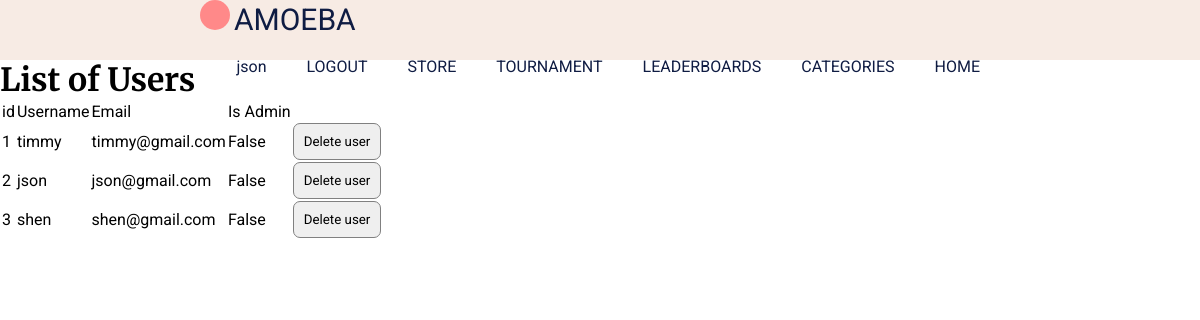
Screenshot of /users (signed in) with the database file from the repository.
### app/models.py (models this page shows, shortened)
class User(UserMixin, db.Model):
  id = db.Column(db.Integer, primary_key=True)
  username = db.Column(db.String(20), unique=True, index=True, nullable=False)
  email = db.Column(db.String(120), unique=True, index=True, nullable=False)
  password_hash = db.Column(db.String(128))
  posted_quizes = db.relationship('Quiz', backref = 'postedby', lazy = 'dynamic')
  attempts = db.relationship('Attempt', backref = 'user', lazy = 'dynamic')
  is_admin = db.Column(db.Boolean, default=False, nullable=False)
  date_joined = db.Column(db.DateTime, index=True, default=datetime.utcnow)

### app/routes.py (the view)
@app.route('/users', methods=['GET', 'POST'])
@login_required
def users():
  deluserform = DeleteUserForm()
  users = User.query.all()
  if deluserform.submitDelete.data and deluserform.validate_on_submit():
    db.session.delete(user)
    db.session.commit()
  return render_template('usersview.html', users=users, deluserform=deluserform)

### app/forms.py
class DeleteUserForm(FlaskForm):
  submitDelete = SubmitField('Delete user')

### app/models.py (called while the page is built)
@login.user_loader
def load_user(id): #retrieve the user object representing the current user from the database
  return User.query.get(int(id)) #flask-login uses string for ids. database uses integers for id

### app/templates/usersview.html (shortened to what this page needs)
{% extends "template.html" %} {% block content%}
<h1>List of Users</h1>
<table>
  <tr>
    <td>id</td>
    <td>Username</td>
    <td>Email</td>
    <td>Is Admin</td>
  </tr>
  {% for u in users %}
  <tr>
    <td>{{ u.id }}</td>
    <td>{{ u.username }}</td>
    <td>{{ u.email }}</td>
    <td>{{ u.is_admin }}</td>
    <td>
      <form method="post" class="tohide">
        <p>{{ deluserform.submitDelete() }}</p>
      </form>
    </td>
  </tr>
  {% endfor %}
</table>
{% endblock %}

### app/templates/template.html (shortened to what this page needs)
<html lang="en">
  <head>
    <link
      rel="stylesheet"
      type="text/css"
      href="{{ url_for('static', filename =
    'styles/content.css')}}"
    />
  </head>
  <body>
    <header>
      <div class="header-content">
        <div class="logo">
          <div id="amoeba-logo"></div>
          <span id="logo-text">AMOEBA</span>
        </div>
        <u1 class="navigation">
          <a href="{{ url_for('index') }}">HOME</a>
          <a href="{{ url_for('categories') }}">CATEGORIES</a>
          <a href="{{ url_for('leaderboards') }}">LEADERBOARDS</a>
          <a>TOURNAMENT</a>
          <a>STORE</a>
          {% if current_user.is_authenticated %}
          <a href="{{ url_for('logout') }}">LOGOUT</a>
          <a href="{{ url_for('profile', username=current_user.username) }}">{{ current_user.username }}</a>
          {% else %}
          <a href="{{ url_for('signup_login') }}">LOGIN/SIGNUP</a>
          {% endif %}
        </u1>
      </div>
    </header>
    {% block content %}{% endblock %}
  </body>
</html>

### app/static/styles/content.css (style rules this page uses)
* { padding: 0; margin: 0; list-style: none; text-decoration: none; font-family: 'roboto', sans-serif; box-sizing: border-box; }
body { background-color: white; }
header { width: 100%; height: 60px; display: block; background-color: #f7ebe4; }
.header-content { height: inherit; margin-left: 200px; margin-right: 200px; }
h1 { font-family: 'Merriweather', serif; }
.logo { float: left; display: inline-block; color: #0f1c43; margin-top }
#amoeba-logo { background-color: #ff8989; border-radius: 50%; width: 30px; height: 30px; display: inline-block; }
#logo-text { font-size: 30px; }
.navigation { float: right; }
.navigation a { height: 100%; float: right; padding: 20px 20px; list-style: none; color: #0f1c43; }
p { font-size: 20px; color: #0f1c43; font-weight: heavy; line-height: 1.5em; }
input { border: none; }
input { border: 1px solid gray; border-radius: 7px; padding: 10px; }

### rows the page displays
User: username "json", id "2", email "json@gmail.com", is_admin "False"
User: id "1", username "timmy", email "timmy@gmail.com", is_admin "False"
User: id "3", username "shen", email "shen@gmail.com", is_admin "False"
